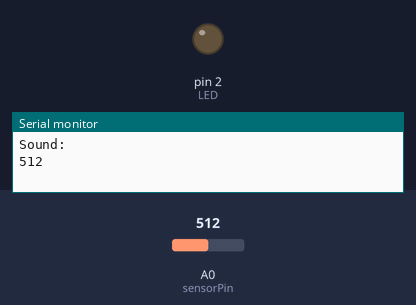
Recording of a sketch running on a simulated Arduino Uno, built with avr-gcc and run on an emulated ATmega328P. Shown: output pins drawn as LEDs (lit = HIGH), the last lines printed to the serial monitor. The test bench sets the inputs (shaded band); at power-on: A0 (sensorPin) = 512.

Above: at 0.1 s.
At 1.1 s:
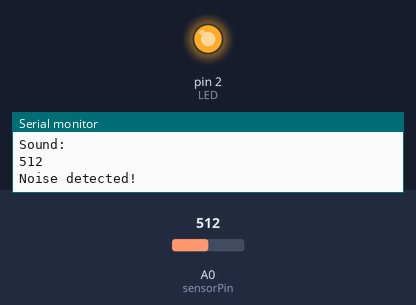
Timing chart, 0 to 2.6 s (numbered marks = the images above):
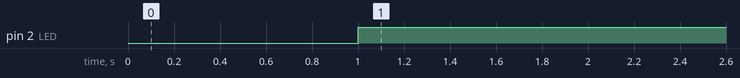

Measured:
- by itself, pin 2 (LED): LOW → HIGH at 1.0 s

The sketch:

sound_sensor.ino
```cpp
#define sensorPin A0
#define LED 2
// Variable to store the time when last event happened
unsigned long lastEvent = 0;

void setup() {
	pinMode(sensorPin, INPUT);	// Set sensor pin as an INPUT
	pinMode(LED, OUTPUT);
  Serial.begin(9600);

}

void loop() {
	// Read Sound sensor
	int sensorData = analogRead(sensorPin);
  Serial.println("Sound:");
  Serial.println(sensorData);
  delay(1000);
	// If pin goes LOW, sound is detected
	if (sensorData>18) {


		Serial.println("Noise detected!");
    digitalWrite(LED, HIGH);
    delay(2000);
    }

  else
    {
       digitalWrite(LED, LOW);
    }

		//Remember when last event happened


}
```
